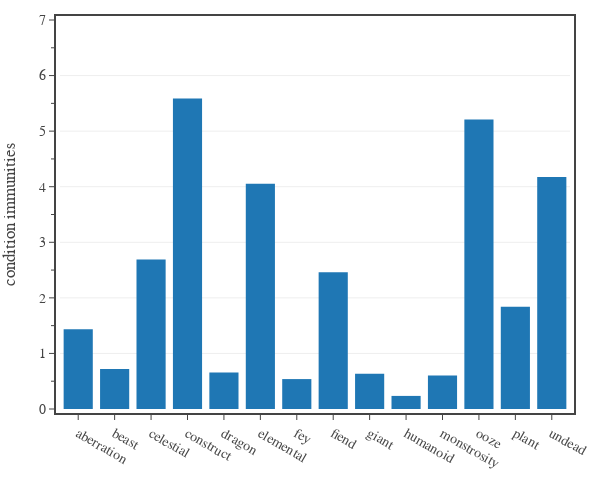

Notebook cell for this chart:
### Code cell
# Plots the average number of condition immunities for monsters of each type.
condition = 'All Conditions'

#df1 = df0[df0['Category'].isin(['generic','legendary','unique']) & df0['CR'].between(1/8, 30)]
df1 = df0[df0['CR'].between(1/8, 30)]
dfG = df1[['Type',condition]].groupby(['Type']).mean().reset_index()

fig = go.Figure(
    layout=go.Layout(
        template=tfb.FIG_TEMPLATE,
        xaxis=dict(
            title_text='',
            automargin=True,
            range=[-0.5, 14-0.5],
        ),
        yaxis=dict(
            title_text=f'condition immunities',
            range=[0.0, 7.0],
            tick0=0, dtick=1.0,
            minor=dict(tick0=0, dtick=0.5),
        )
    )
)

fig.add_trace(go.Histogram(
    histfunc='avg', 
    x=dfG['Type'], 
    y=dfG[condition], 
    name=condition,
    hovertemplate=
        '<b>%{x}:</b> %{y:.2f}<br>'+
        '<extra></extra>',
))

# show figure
fig.update_layout(width=600, height=500)
fig.show(config=tfb.FIG_CONFIG)

# save figures
if SAVEFIGS:
    """fig.update_layout(autosize=True, width=None, height=None)
    tfb.save_fig_html(fig, format='large', name=f'./fig-condition-immunity-prob-vs-cr-large', style='aspect-ratio:600/550')
    tfb.save_fig_html(fig, format='small', name=f'./fig-condition-immunity-prob-vs-cr-small', style='aspect-ratio:600/550')"""
    pass

### Figure 1 — Plotly figure (JSON) as saved in the notebook; plotly's stock layout.template omitted (floating-point values rounded to 4 significant figures)
{"data": [{"histfunc": "avg", "hovertemplate": "<b>%{x}:</b> %{y:.2f}<br><extra></extra>", "name": "All Conditions", "type": "histogram", "x": ["aberration", "beast", "celestial", "construct", "dragon", "elemental", "fey", "fiend", "giant", "humanoid", "monstrosity", "ooze", "plant", "undead"], "y": [1.436, 0.7177, 2.69, 5.586, 0.656, 4.056, 0.5385, 2.463, 0.6364, 0.2355, 0.605, 5.211, 1.841, 4.173]}], "layout": {"height": 500, "width": 600, "xaxis": {"automargin": true, "range": [-0.5, 13.5], "title": {"text": ""}}, "yaxis": {"dtick": 1, "minor": {"dtick": 0.5, "tick0": 0}, "range": [0, 7], "tick0": 0, "title": {"text": "condition immunities"}}}}
